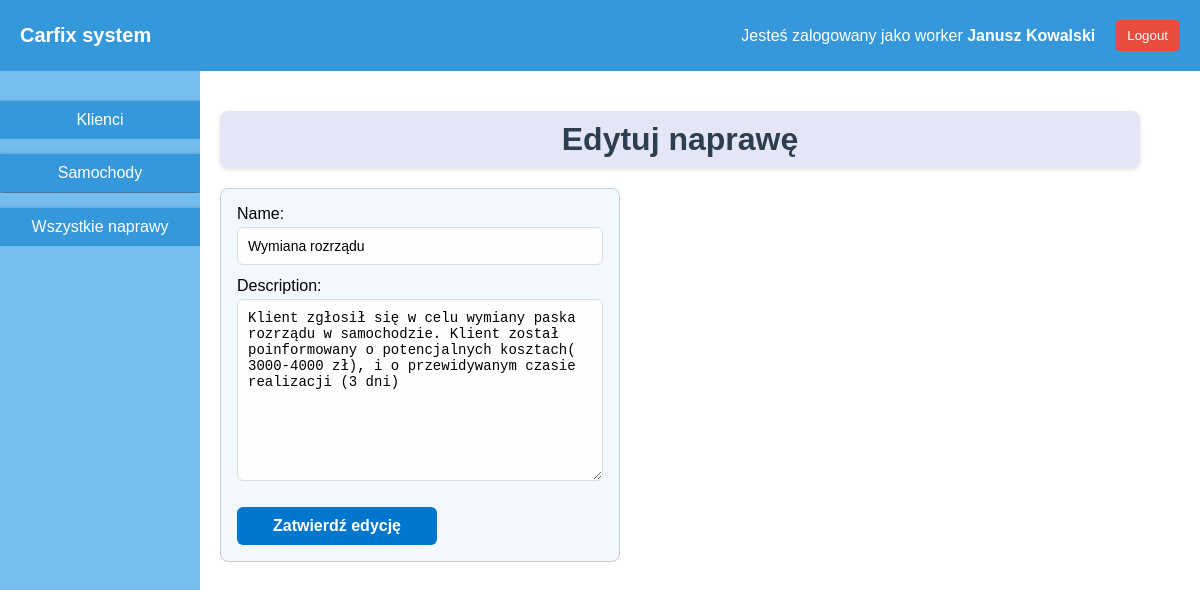
Page /repairs/63/edit (signed in) on the committed database.
### car_repair_app/models.py (models this page shows, shortened)
class Repair(models.Model):
    STATUS_CHOICES = [
        ('Oczekująca', 'Oczekująca'),
        ('W trakcie', 'W trakcie'),
        ('Wykonana', 'Wykonana'),
    ]
    name = models.CharField(max_length=50,blank=True,null=True)
    car = models.ForeignKey(Car, on_delete=models.CASCADE, blank=True, null=True)
    description = models.TextField(blank=True,null=True)
    workers = models.ManyToManyField(Worker,symmetrical=False,blank=True)
    registration_date = models.DateTimeField(auto_now_add=True,editable=False)
    start_date = models.DateTimeField(blank=True,null=True)
    end_date = models.DateTimeField(blank=True,null=True)
    status = models.CharField(max_length=10,choices=STATUS_CHOICES,blank=True,null=True)

### car_repair_app/decorators.py (the view)
        def wrapper_func(request, *args, **kwargs):
            group=None
            if request.user.groups.exists():
                group = request.user.groups.all()[0].name
            if group in allowed_groups:
                return view_func(request,*args,**kwargs)
            else:
                return redirect('/logout')

### car_repair_app/forms.py
class RepairEditForm(ModelForm):
    class Meta:
        model = Repair
        fields = ['name','description']

### car_repair_app/views.py (called while the page is built)
@cache_control(no_cache=True, must_revalidate=True, no_store=True)
@login_required()
@allowed_groups(allowed_groups=['manager', 'worker','admin'])
def repair_edit(request,pk):
    repair = Repair.objects.get(id=pk)
    form = RepairEditForm(instance=repair)
    initial_data = form.initial
    if request.method == "POST":
        form = RepairEditForm(request.POST,instance=repair)
        if form.is_valid():
            form.save()
            new_data = form.cleaned_data
            RepairActivityLog.objects.create(
                repair=repair,
                user = request.user,
                description = f'Użytkownik {request.user} zedytował naprawę. Dane przed edycją: {initial_data} Nowe dane: {new_data}',
                type = 'Edycja naprawy',
                )
        return redirect(f'/repairs/{pk}')
    else:
        return render(request,'repair_edit.html',{'form':form})

### car_repair_app/templates/repair_edit.html (shortened to what this page needs)
{% extends 'base.html' %}
{% block content %}
    <h1>Edytuj naprawę</h1>
<div class="container">
    <form method="POST" class="add">
        {{ form.as_p }}
        <button type="submit">Zatwierdź edycję</button>
    </form>
</div>
{% endblock %}

### car_repair_app/templates/base.html (shortened to what this page needs)
<!DOCTYPE html>
<html>
<head>
</head>
<body>
    <nav>
        <div class="nav-left">
           <a href="{% url 'main' %}"> Carfix system</a>
        </div>
        <div class="nav-right">
            <div class="nav-user-name">
                Jesteś zalogowany jako {{ user.groups.all.0 }} <b>{{request.user.first_name}} {{request.user.last_name}}</b>
            </div>
            <div class="nav-user-name">
                <form action="{% url 'logout' %}">
                    <button>Logout</button>
                </form>
            </div>
        </div>
    </nav>
        <div class="almighty_container">
            {% if request.user.groups.first.name != 'client' %}
            <div class="menu_container">
                <table>
                    <tr>
                        <td>
                            <form action="/clients" method="get">
                                <button type="submit">Klienci</button>
                            </form>
                        </td>
                    </tr>
                    <tr>
                        <td>
                            <form action="/cars" method="get">
                                <button type="submit">Samochody</button>
                            </form>
                        </td>
                    </tr>
                    <tr>
                    <td>
                        <form action="/repairs" method="get">
                            <button type="submit">Wszystkie naprawy</button>
                        </form>
                    </td>
                    </tr>
            </table>
            </div>
            {% endif %}
            <div class='sub-almighty-container'>
                {% block content %}
                {% endblock %}
            </div>
        </div>
</body>
</html>

### car_repair_app/templates/base.html (style rules this page uses)
* { margin:0; padding:0; box-sizing: border-box; }
body { font-family: Arial, sans-serif; background-color: #f5f5f5; width:100%; }
.almighty_container { display:flex; justify-content: space-between; padding: 0 5% 0 0; background-color: #ffffff; }
.container { display: flex; flex-basis: 100%; justify-content: space-between; gap: 20px; overflow-x: auto; }
.sub-almighty-container { flex-basis: 100%; margin-left: 20px; margin-top:20px; }
table { width: 100%; border-collapse: collapse; margin-top: 15px; }
th, td { padding: 5px; text-align: left; border-bottom: 1px solid #ddd; }
td { color: #333; }
a { color: #3498db; text-decoration: none; }
button { display: inline-block; padding: 10px 15px; background-color: #3498db; color: white; border: none; border-radius: 5px; cursor: pointer; margin-top: 15px; }
@media (max-width: 1450px) { .container { flex-direction: column; } }
@media (max-width: 1450px) { .models-table th, td { overflow: auto; } }
h1 { font-size: 32px; font-weight: bold; color: #2c3e50; text-align: center; margin: 20px 0; padding: 10px; background-color: rgba(0, 16, 157, 0.1); border-radius: 8px; box-shadow: 0px 2px 5px rgba(0, 0, 0, 0.1); }
.menu_container { background-color: #73bdef; position:sticky; top:0; display: flex; height: 100vh; width:200px; }
.menu_container table { height: 20%; width: 200px; border-collapse: collapse; }
.menu_container td { padding: 0px 0; text-align: center; border-bottom: 0; }
.menu_container button { width: 100%; padding: 10px; background-color: #3498db; color: white; border: none; height: 100%; border-radius: 0px; cursor: pointer; font-size: 16px; box-shadow: 0px 2px 5px rgba(0, 0, 0.0, 0.5); }
.menu_container form { display: block; width: 100%; }
form.add { display: flex; flex-direction: column; align-items: flex-start; padding: 16px; background-color: transparent; border: 1px solid #ccc; border-radius: 8px; width: 100%; max-width: 400px; background-color: #f3f8ff; margin-bottom: 28px; }
form.add p { margin-bottom: 12px; width: 100%; }
form.add input[type="text"], form.add input[type="email"], form.add input[type="datetime-local"], form.add input[type="date"], form.add input[type="password"], form.add select, form.add textarea { width: 100%; padding: 10px; margin-top: 4px; border: 1px solid #ddd; border-radius: 6px; background-color: rgba(255, 255, 255, 0.9); font-size: 14px; }
form.add button[type="submit"] { width: 100%; max-width: 200px; padding: 10px 0; background-color: #0077cc; color: white; border: none; border-radius: 6px; font-size: 16px; font-weight: bold; cursor: pointer; transition: background-color 0.3s; margin-top: 10px; }
nav { background-color: #3498db; padding: 10px 20px; display: flex; justify-content: space-between; align-items: center; box-shadow: 0 2px 5px rgba(0, 0, 0, 0.1); width:100%; color: white; }
.nav-left a { color: white; font-size: 20px; text-decoration: none; font-weight: bold; }
.nav-right { display: flex; align-items: center; gap: 20px; }
.nav-user-name { font-size: 16px; color: white; }
.nav-user-name form button { padding: 8px 12px; background-color: #e74c3c; border: none; border-radius: 5px; color: white; cursor: pointer; margin: 10px 0px 10px 0px; }
body { font-family: Arial; }

### rows in the picture
Repair: name "Wymiana rozrządu", description "Klient zgłosił się w celu wymiany paska rozrządu w samochodzie. Klient został poinformowany o potencjalnych kosztach( 3000-4000 zł), i o przewidywanym czasie realizacji (3 dni)"

### other values in the picture
{{ user.groups.all.0 }} "worker"
{{ request.user.first_name }} "Janusz"
{{ request.user.last_name }} "Kowalski"
